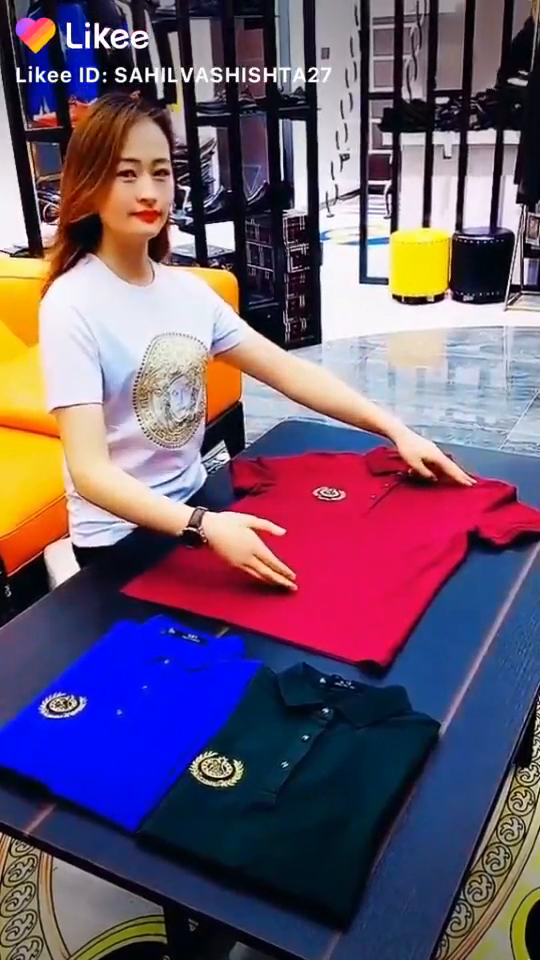
#> input picture frame 40 of Implementation/videos/Like_6820049694980938303.mp4, 540 x 960 px, given in place of Stable_Video_1.mp4, which was not available
$ python tintegrated_ocr.py
#> lines starting #> are read from the running program, lines starting #| are printed output that depends on the picture
import os
import shutil
import numpy as np
import cv2
import math
import pytesseract
from pytesseract import Output
from scipy import ndimage
from genericpath import isdir
from scipy import misc
from PIL import Image
from matplotlib.pyplot import imshow
import matplotlib.pyplot as plt
import time
import string

start_time = time.time()

pytesseract.pytesseract.tesseract_cmd = 'D:\\roi_selection_and_ocr_with_orientation_correction-master\\tesseract.exe'


def create_frames(path):
#> called with path = './dataset/Stable_Video_1.mp4'
    frame_counter = 0
    reduced_frames = 0
    capture = cv2.VideoCapture(path)
    name = path.split("/")[-1]
    directory = f'./images/{name}'
    if (os.path.isdir(directory)):
        shutil.rmtree(directory)

    os.makedirs(directory)
    while True:
        success, frame = capture.read()
#> frame is the input picture: shape (960, 540, 3); mean B, G, R 110.5, 87.4, 108
        if success:
            # Deleting low resolution frame
            if np.mean(frame) < 15:
                print("Removed the frame")
                continue
            if frame_counter % 200 == 0:
                resized_frame = cv2.resize(frame, (960, 540))
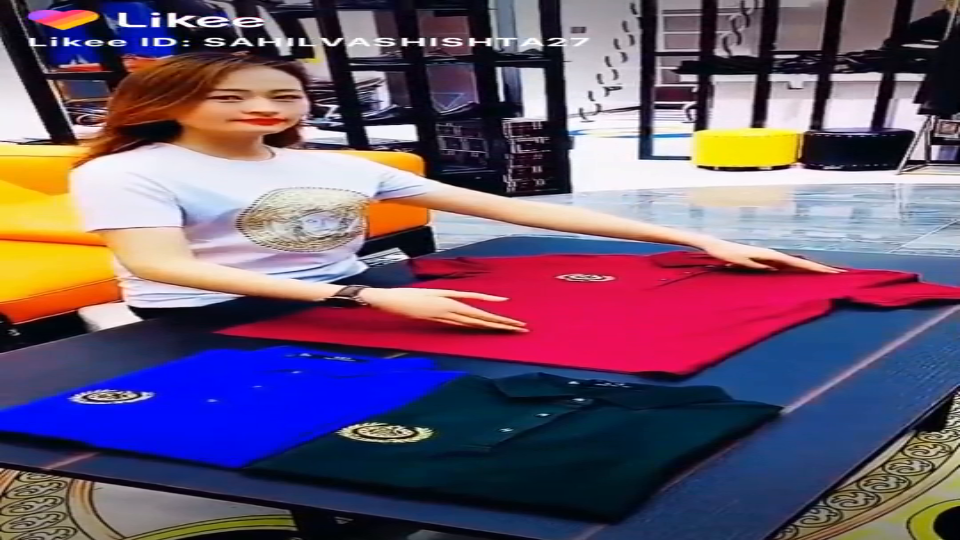
#> resized_frame: shape (540, 960, 3); mean B, G, R 110.4, 87.3, 107.9
                cv2.imwrite(f'./images/{name}/frame_{frame_counter}.jpg', resized_frame)
        else:
            break
        frame_counter += 1
    print(f'There were {frame_counter} frames in this video')
    print(f'After reducing frames there are {reduced_frames} in this video. ')
    capture.release()
    return


# [46 lines left out: functions enhance_powerlaw, enhance_inverse, enhance_frames, not called in this run]


# *********************************
# * PERFORMING OCR USING KERAS-OCR


#####################################################################################################
# OPTICAL CHARACTER RECOGNITION (OCR) ON ROI

d = {}
# keras-ocr
# reg = keras_ocr.recognition.Recognizer()
# reader = easyocr.Reader(['en'])


# [104 lines left out: functions OCR, showROIS, createROIS, not called in this run]


# [14 lines of commented-out code are left out]

file = open('images.txt', 'w')
# [12 lines of commented-out code are left out]


create_frames("./dataset/Stable_Video_1.mp4")
enhance_frames("./images/Stable_Video_1.mp4", 1, file)
# image_folder = open("./images.txt", 'r')
createROIS("./enhanced_images/inverse_law/Stable_Video_1.mp4", mode=2)
# formated_output = pd.DataFrame(d);

# formated_output.style.set_table_styles([{'selector' : '',
# 'props' : [('border',
# '2px solid white')]}])

print(d)
# file.close()
print("Execution time: ",time.time() - start_time)

$ run again, starting later in the video
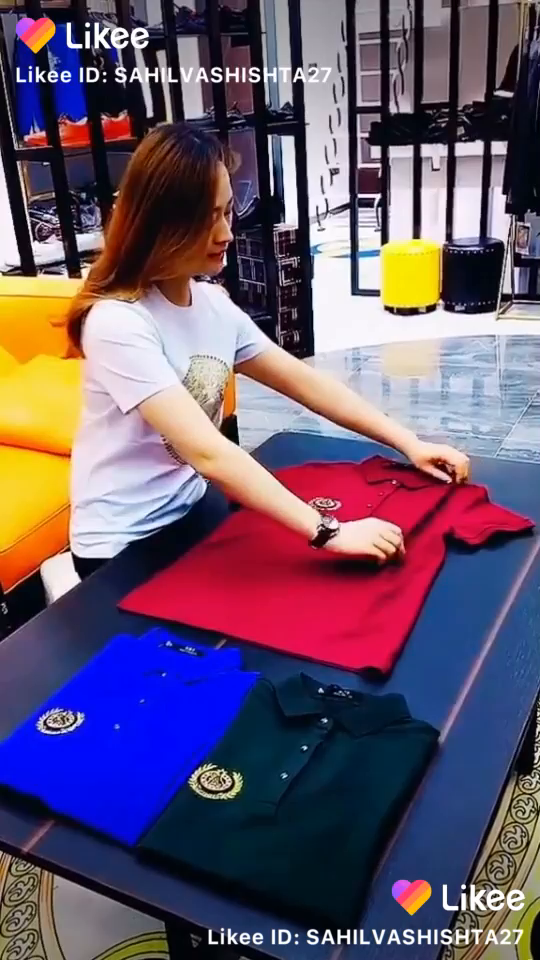
#> input picture frame 180 of Implementation/videos/Like_6820049694980938303.mp4, 540 x 960 px, given in place of Stable_Video_1.mp4, which was not available
#> in create_frames, frame is the input picture: shape (960, 540, 3); mean B, G, R 108.7, 86.1, 104.4
#> in create_frames, `resized_frame = cv2.resize(frame, (960, 540))`:
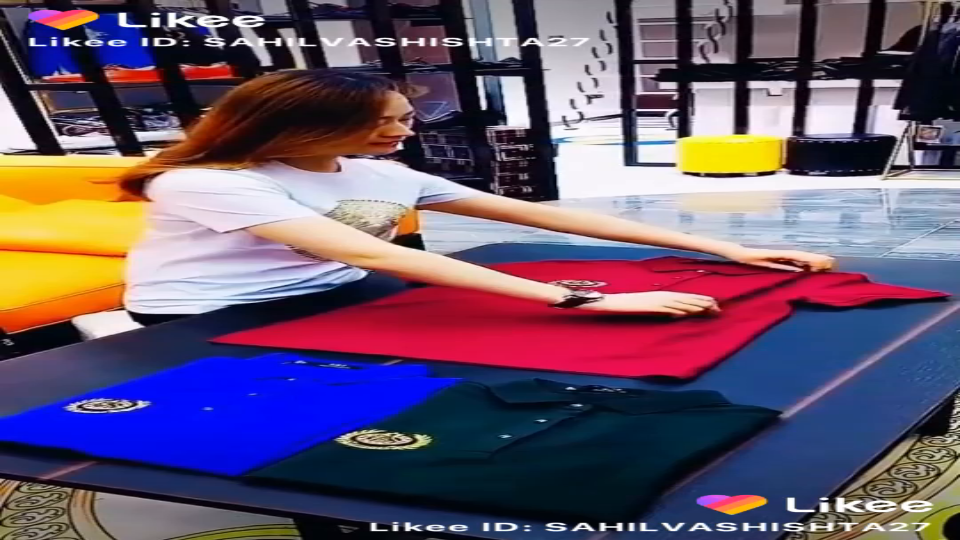
#> resized_frame: shape (540, 960, 3); mean B, G, R 108.6, 86, 104.3

$ run again, starting later in the video
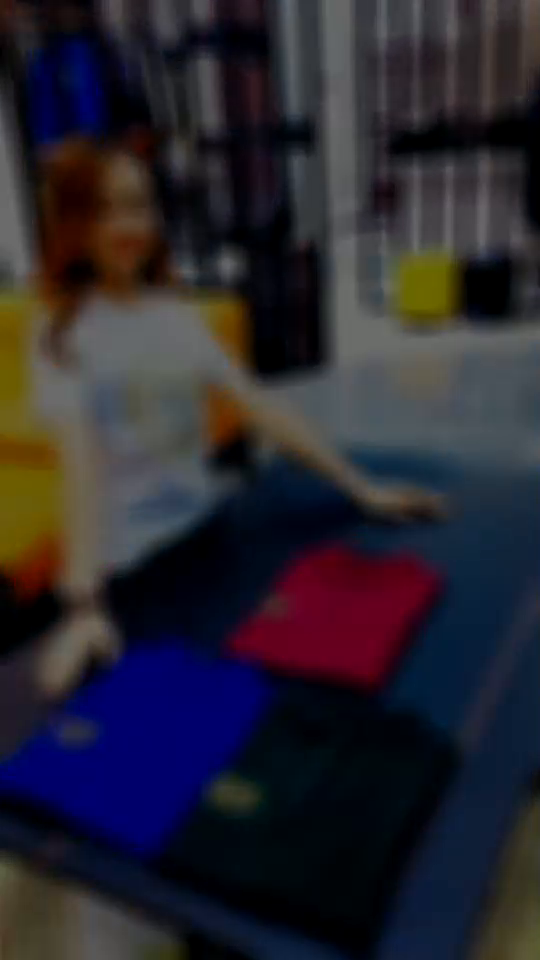
#> input picture frame 321 of Implementation/videos/Like_6820049694980938303.mp4, 540 x 960 px, given in place of Stable_Video_1.mp4, which was not available
#> in create_frames, frame is the input picture: shape (960, 540, 3); mean B, G, R 47.7, 38, 41.1
#> in create_frames, `resized_frame = cv2.resize(frame, (960, 540))`:
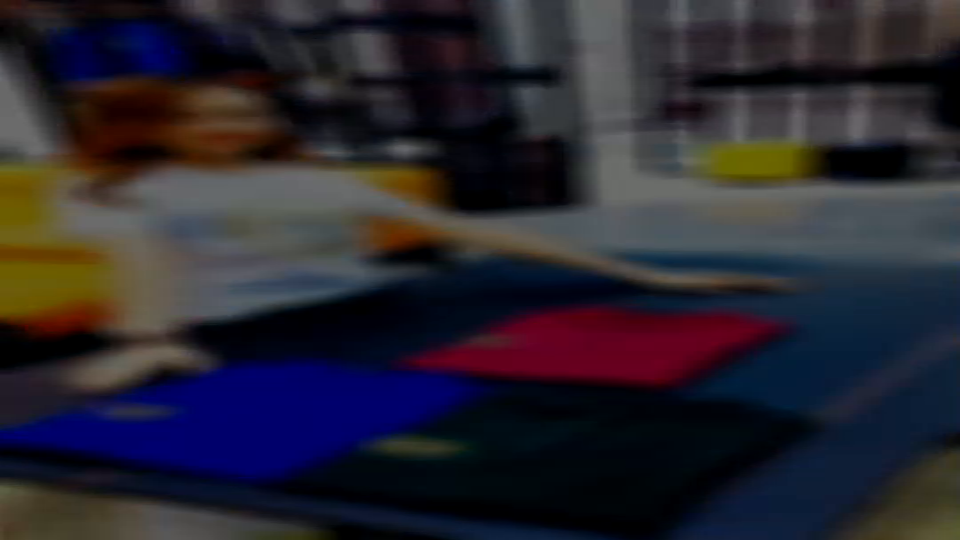
#> resized_frame: shape (540, 960, 3); mean B, G, R 47.6, 37.9, 41
